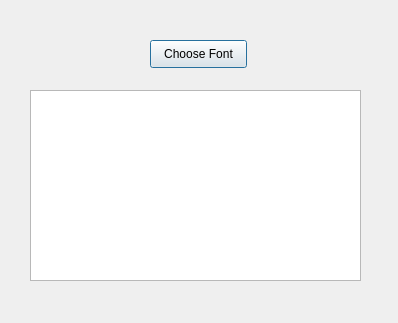
<?xml version="1.0" encoding="UTF-8"?>
<ui version="4.0">
 <class>Dialog</class>
 <widget class="QDialog" name="Dialog">
  <property name="geometry">
   <rect>
    <x>0</x>
    <y>0</y>
    <width>398</width>
    <height>323</height>
   </rect>
  </property>
  <property name="windowTitle">
   <string>Dialog</string>
  </property>
  <widget class="QPushButton" name="pushButton">
   <property name="geometry">
    <rect>
     <x>150</x>
     <y>40</y>
     <width>97</width>
     <height>28</height>
    </rect>
   </property>
   <property name="text">
    <string>Choose Font</string>
   </property>
  </widget>
  <widget class="QTextEdit" name="textEdit">
   <property name="geometry">
    <rect>
     <x>30</x>
     <y>90</y>
     <width>331</width>
     <height>191</height>
    </rect>
   </property>
  </widget>
 </widget>
 <resources/>
 <connections/>
</ui>
